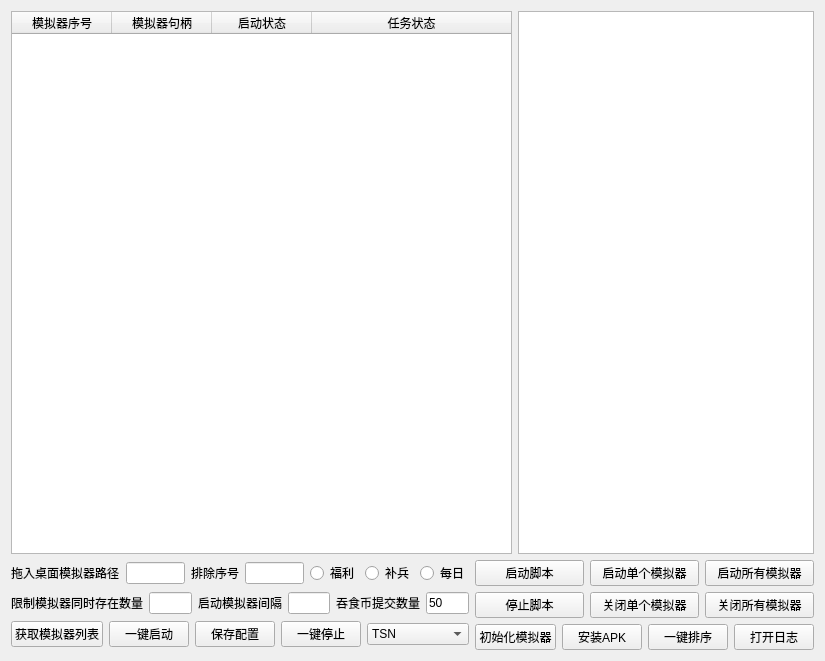
<?xml version="1.0" encoding="UTF-8"?>
<ui version="4.0">
 <class>Form</class>
 <widget class="QWidget" name="Form">
  <property name="geometry">
   <rect>
    <x>0</x>
    <y>0</y>
    <width>818</width>
    <height>661</height>
   </rect>
  </property>
  <property name="mouseTracking">
   <bool>true</bool>
  </property>
  <property name="windowTitle">
   <string>模拟器中控多开</string>
  </property>
  <layout class="QHBoxLayout" name="horizontalLayout_9">
   <item>
    <layout class="QVBoxLayout" name="verticalLayout_3">
     <item>
      <layout class="QHBoxLayout" name="horizontalLayout_7">
       <item>
        <widget class="QTableWidget" name="tableWidget">
         <property name="minimumSize">
          <size>
           <width>501</width>
           <height>0</height>
          </size>
         </property>
         <property name="editTriggers">
          <set>QAbstractItemView::NoEditTriggers</set>
         </property>
         <property name="selectionBehavior">
          <enum>QAbstractItemView::SelectRows</enum>
         </property>
         <attribute name="horizontalHeaderStretchLastSection">
          <bool>true</bool>
         </attribute>
         <attribute name="verticalHeaderStretchLastSection">
          <bool>false</bool>
         </attribute>
         <column>
          <property name="text">
           <string>模拟器序号</string>
          </property>
         </column>
         <column>
          <property name="text">
           <string>模拟器句柄</string>
          </property>
         </column>
         <column>
          <property name="text">
           <string>启动状态</string>
          </property>
         </column>
         <column>
          <property name="text">
           <string>任务状态</string>
          </property>
         </column>
        </widget>
       </item>
       <item>
        <widget class="QTextBrowser" name="textBrowser"/>
       </item>
      </layout>
     </item>
     <item>
      <layout class="QHBoxLayout" name="horizontalLayout_8">
       <item>
        <layout class="QVBoxLayout" name="verticalLayout">
         <item>
          <layout class="QHBoxLayout" name="horizontalLayout_3">
           <item>
            <widget class="QLabel" name="label">
             <property name="text">
              <string>拖入桌面模拟器路径</string>
             </property>
            </widget>
           </item>
           <item>
            <widget class="QLineEdit" name="lineEdit"/>
           </item>
           <item>
            <widget class="QLabel" name="label_4">
             <property name="text">
              <string>排除序号</string>
             </property>
            </widget>
           </item>
           <item>
            <widget class="QLineEdit" name="lineEdit_4"/>
           </item>
           <item>
            <widget class="QRadioButton" name="radioButton_fuli">
             <property name="text">
              <string>福利</string>
             </property>
            </widget>
           </item>
           <item>
            <widget class="QRadioButton" name="radioButton_bubing">
             <property name="text">
              <string>补兵</string>
             </property>
            </widget>
           </item>
           <item>
            <widget class="QRadioButton" name="radioButton_meiri">
             <property name="text">
              <string>每日</string>
             </property>
            </widget>
           </item>
          </layout>
         </item>
         <item>
          <layout class="QHBoxLayout" name="horizontalLayout_4">
           <item>
            <widget class="QLabel" name="label_2">
             <property name="text">
              <string>限制模拟器同时存在数量</string>
             </property>
            </widget>
           </item>
           <item>
            <widget class="QLineEdit" name="lineEdit_2"/>
           </item>
           <item>
            <widget class="QLabel" name="label_3">
             <property name="text">
              <string>启动模拟器间隔</string>
             </property>
            </widget>
           </item>
           <item>
            <widget class="QLineEdit" name="lineEdit_5"/>
           </item>
           <item>
            <widget class="QLabel" name="label_5">
             <property name="text">
              <string>吞食币提交数量</string>
             </property>
            </widget>
           </item>
           <item>
            <widget class="QLineEdit" name="lineEdit_3">
             <property name="text">
              <string>50</string>
             </property>
            </widget>
           </item>
          </layout>
         </item>
         <item>
          <layout class="QHBoxLayout" name="horizontalLayout_5">
           <item>
            <widget class="QPushButton" name="pushButton_7">
             <property name="text">
              <string>获取模拟器列表</string>
             </property>
            </widget>
           </item>
           <item>
            <widget class="QPushButton" name="pushButton_6">
             <property name="text">
              <string>一键启动</string>
             </property>
            </widget>
           </item>
           <item>
            <widget class="QPushButton" name="pushButton_8">
             <property name="text">
              <string>保存配置</string>
             </property>
            </widget>
           </item>
           <item>
            <widget class="QPushButton" name="pushButton_10">
             <property name="text">
              <string>一键停止</string>
             </property>
            </widget>
           </item>
           <item>
            <widget class="QComboBox" name="comboBox">
             <item>
              <property name="text">
               <string>TSN</string>
              </property>
             </item>
             <item>
              <property name="text">
               <string>Timo脚本</string>
              </property>
             </item>
             <item>
              <property name="text">
               <string>宝宝巴士脚本</string>
              </property>
             </item>
            </widget>
           </item>
          </layout>
         </item>
        </layout>
       </item>
       <item>
        <layout class="QVBoxLayout" name="verticalLayout_2">
         <item>
          <layout class="QHBoxLayout" name="horizontalLayout">
           <item>
            <widget class="QPushButton" name="pushButton_14">
             <property name="text">
              <string>启动脚本</string>
             </property>
            </widget>
           </item>
           <item>
            <widget class="QPushButton" name="pushButton">
             <property name="font">
              <font>
               <pointsize>9</pointsize>
              </font>
             </property>
             <property name="text">
              <string>启动单个模拟器</string>
             </property>
            </widget>
           </item>
           <item>
            <widget class="QPushButton" name="pushButton_2">
             <property name="font">
              <font>
               <pointsize>9</pointsize>
              </font>
             </property>
             <property name="text">
              <string>启动所有模拟器</string>
             </property>
            </widget>
           </item>
          </layout>
         </item>
         <item>
          <layout class="QHBoxLayout" name="horizontalLayout_2">
           <item>
            <widget class="QPushButton" name="pushButton_13">
             <property name="text">
              <string>停止脚本</string>
             </property>
            </widget>
           </item>
           <item>
            <widget class="QPushButton" name="pushButton_4">
             <property name="font">
              <font>
               <pointsize>9</pointsize>
              </font>
             </property>
             <property name="text">
              <string>关闭单个模拟器</string>
             </property>
            </widget>
           </item>
           <item>
            <widget class="QPushButton" name="pushButton_5">
             <property name="font">
              <font>
               <pointsize>9</pointsize>
              </font>
             </property>
             <property name="text">
              <string>关闭所有模拟器</string>
             </property>
            </widget>
           </item>
          </layout>
         </item>
         <item>
          <layout class="QHBoxLayout" name="horizontalLayout_6">
           <item>
            <widget class="QPushButton" name="pushButton_11">
             <property name="text">
              <string>初始化模拟器</string>
             </property>
            </widget>
           </item>
           <item>
            <widget class="QPushButton" name="pushButton_12">
             <property name="text">
              <string>安装APK</string>
             </property>
            </widget>
           </item>
           <item>
            <widget class="QPushButton" name="pushButton_9">
             <property name="text">
              <string>一键排序</string>
             </property>
            </widget>
           </item>
           <item>
            <widget class="QPushButton" name="pushButton_3">
             <property name="text">
              <string>打开日志</string>
             </property>
            </widget>
           </item>
          </layout>
         </item>
        </layout>
       </item>
      </layout>
     </item>
    </layout>
   </item>
  </layout>
 </widget>
 <resources/>
 <connections/>
</ui>
